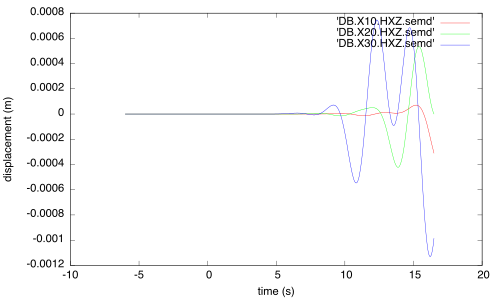

Write the gnuplot code that produced this figure.
#!/data1/dpeter/install//bin/gnuplot -persist

set xlabel "time (s)"
set ylabel "displacement (m)"

plot 'DB.X10.HXZ.semd' w l,'DB.X20.HXZ.semd' w l,'DB.X30.HXZ.semd' w l
